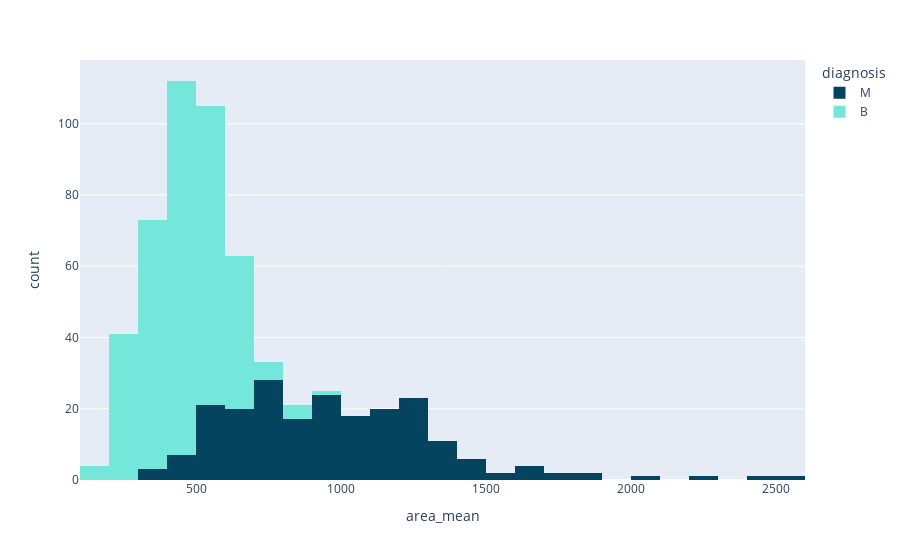

Notebook code cell kept with this figure:
### Code cell
px.histogram(data_frame=dataset,x='area_mean',color='diagnosis',color_discrete_sequence=['#05445E','#75E6DA'])

### Figure 1 — Plotly figure (JSON) as saved in the notebook; plotly's stock layout.template omitted (floating-point values rounded to 4 significant figures; data arrays with more than 128 entries replaced by an {"elided": "..."} marker saying what was removed)
{"data": [{"bingroup": "x", "hovertemplate": "diagnosis=M<br>area_mean=%{x}<br>count=%{y}<extra></extra>", "legendgroup": "M", "marker": {"color": "#05445E", "pattern": {"shape": ""}}, "name": "M", "orientation": "v", "showlegend": true, "type": "histogram", "x": {"elided": "212 float values"}, "xaxis": "x", "yaxis": "y"}, {"bingroup": "x", "hovertemplate": "diagnosis=B<br>area_mean=%{x}<br>count=%{y}<extra></extra>", "legendgroup": "B", "marker": {"color": "#75E6DA", "pattern": {"shape": ""}}, "name": "B", "orientation": "v", "showlegend": true, "type": "histogram", "x": {"elided": "357 float values"}, "xaxis": "x", "yaxis": "y"}], "layout": {"barmode": "relative", "legend": {"title": {"text": "diagnosis"}, "tracegroupgap": 0}, "margin": {"t": 60}, "xaxis": {"anchor": "y", "domain": [0, 1], "title": {"text": "area_mean"}}, "yaxis": {"anchor": "x", "domain": [0, 1], "title": {"text": "count"}}}}
